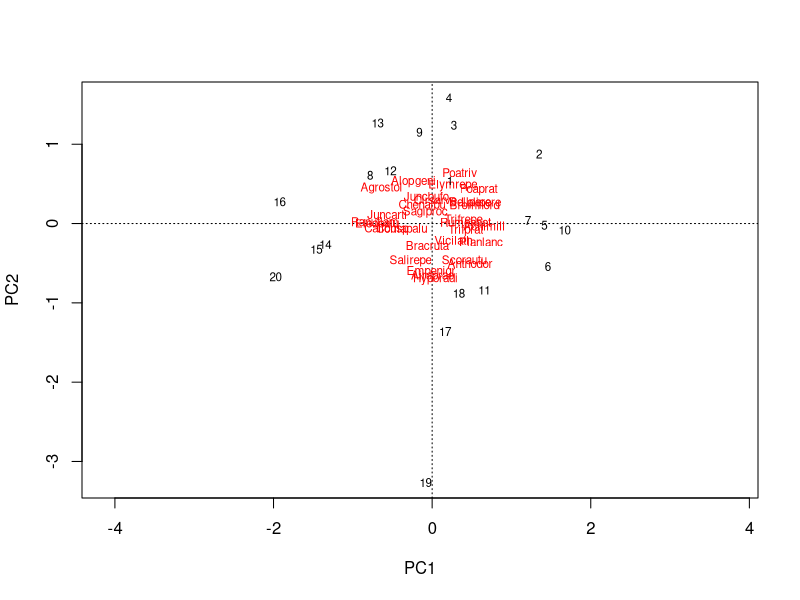
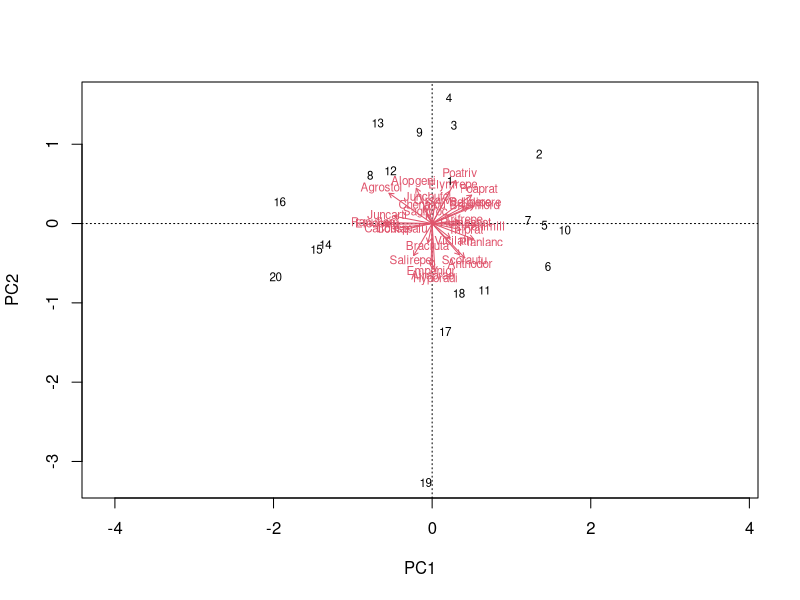

The R script that drew these images, in order: (Note: this script raises an error after producing the figures.)
## ---- chunk 1
# number 1 pca and NMDS
library(vegan)
data(dune)
data(dune.env)
?dune
dune


dune_pca = rda(dune, scale=TRUE)
dune_pca
str(dune_pca)
dune_pca$
dune_pca$tot.chi
dune_pca$CA$eig
sum(dune_pca$CA$eig)
round(dune_pca$CA$eig / dune_pca$tot.chi, 2)
plot(dune_pca)
biplot(dune_pca)
cleanplot.pca(dune_pca)

ordiplot(dune_pca, display = 'sp')
orditorp(dune_pca, display = 'sp')

dune_mds <- metaMDS(dune)
plot(dune_mds)

plot(dune_mds, type='n')
 text(dune_mds, 'sp', cex=.5)
 # generate vector of colors 
 color_vect = rev(terrain.colors(6))[-1]
 points(dune_mds, 'sites', pch=19, 
        col=color_vect[dune.env$Moisture])
 legend('topright', paste("Moisture =", 1:5, sep=''), 
        col=color_vect, pch=19)
 
 # RDA number 2
 rda_dune <- rda(dune, dune.env)
 rda_dune

 RsquareAdj(rda_dune)
 
 plot(rda_dune, type='n', scaling=1)
orditorp(rda_dune, display='sp', cex=0.5, scaling=1, col='blue')
text(rda_dune, display='cn', col='red')

dune.env$Use
dune.env$Use <- factor(dune.env$Use, levels = c(Hayfield,Haypastu,Pasture), ordered = FALSE)

dune.env$A1
dune.env$Moisture <- factor(dune.env$Moisture, levels = c(1,2,4,5), ordered = FALSE)
dune.env$Moisture

dune.env$Management
dune.env$Manure

cca_dune <- cca(dune ~ ., data = dune.env)
cca_dune
RsquareAdj(cca_dune, 100)
anova(cca_dune, permutations = 999)
anova(cca_dune, by='margin', permutations = 999)
plot(cca_dune, type='n', scaling=1)
orditorp(cca_dune, display='sp', cex=0.5, scaling=1, col='blue')
text(cca_dune, display='bp', col='red')




#3.

